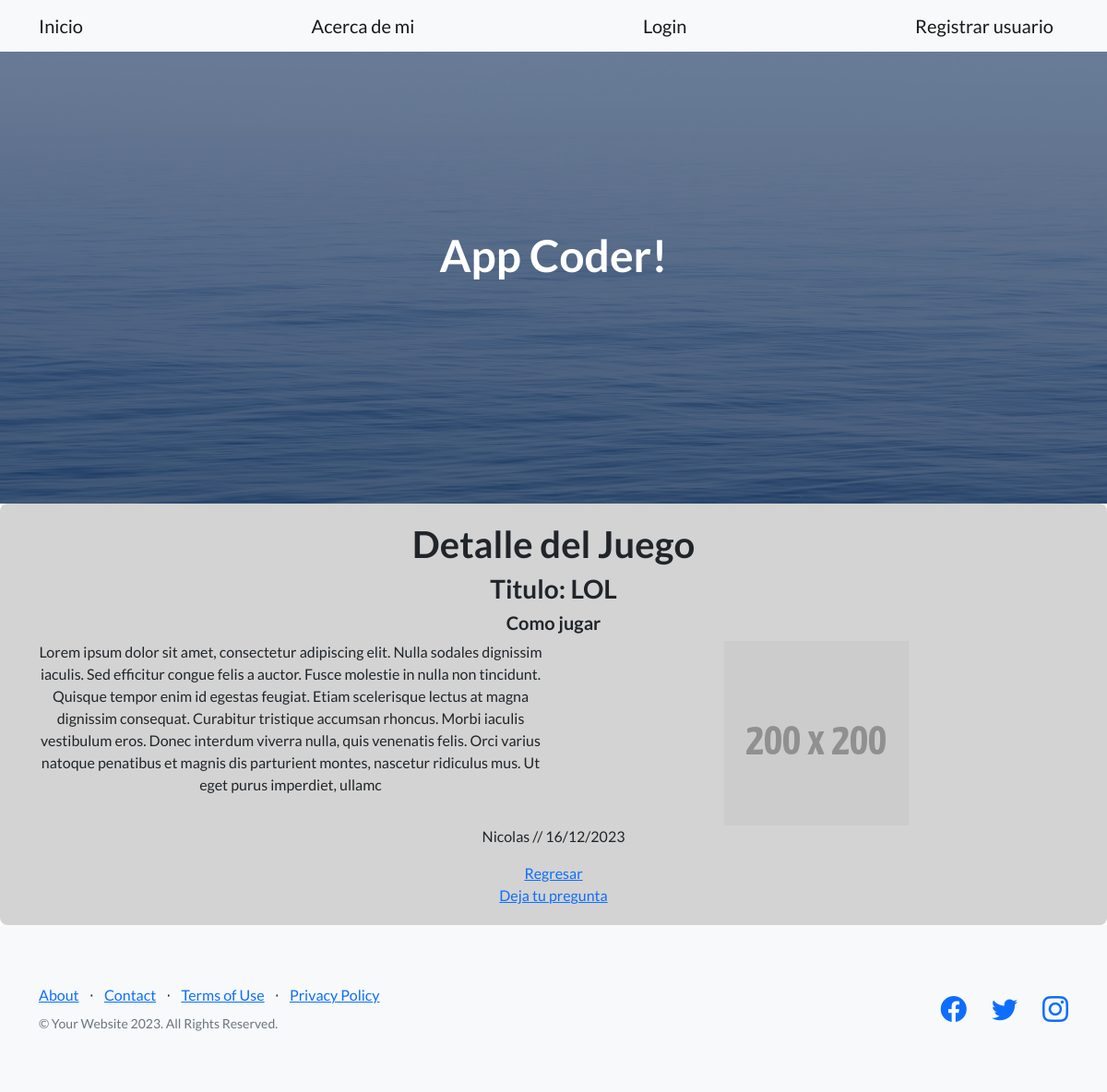
The app's page /AppCoder/juego/1 with its own data.
### AppCoder/models.py (models this page shows)
class videojuegos(models.Model):
    titulo = models.CharField(max_length=100)
    subtitulo = models.CharField(max_length=100)
    cuerpo = models.CharField(max_length=500)
    autor = models.CharField(max_length=100)
    fecha = models.CharField(max_length=100)
    imagen = models.FileField(upload_to="media/posts", null=True, blank=True)

### AppCoder/views.py (the view)
# urls.py: path("juego/<int:id>", juego, name="juego"),
def juego(request, id):
    data = {
        "videojuegos" : videojuegos.objects.get(id=id)
    }
    return render(request, "AppCoder/juego.html", data)

### AppCoder/templates/AppCoder/juego.html (shortened to what this page needs)
{% extends "AppCoder/padre.html" %}
{% block contenidoQueCambia %}
<div class="juego">
    <h1>Detalle del Juego</h1>
    <h3>Titulo: {{ videojuegos.titulo }}</h3>
    <h5>{{ videojuegos.subtitulo }}</h5>
    <div class="container">
        <div class="row elementos">
            <div class="col-6">
                <p>{{ videojuegos.cuerpo }}</p>
            </div>
            <div class="col-6">
                {% if videojuegos.imagen %}
                <img src="../../{{ videojuegos.imagen }}" alt="img"/>
                {% endif %}
            </div>
        </div>
        <p>{{ videojuegos.autor }} // {{ videojuegos.fecha }}</p>
    </div>
    <a href="{% url 'AppCoder:leer_todo' %}">Regresar</a>
    <br>
    <a href="{% url 'AppCoder:preguntar_vd' videojuegos.id%}">Deja tu pregunta</a>
</div>
{% endblock %}

### AppCoder/templates/AppCoder/juego.html (style rules this page uses)
.juego { background-color: lightgray; padding: 20px; border-radius: 8px; text-align: center; }
.elementos { display: flex; text-align: center; justify-content: center; }

### records on screen
videojuegos: titulo "LOL", subtitulo "Como jugar", cuerpo "Lorem ipsum dolor sit amet, consectetur adipiscing elit. Nulla sodales dignissim iaculis. Sed efficitur congue felis a auctor. Fusce molestie in nulla non tincidunt. Quisque tempor enim id egestas feugiat. Etiam scelerisque lectus at magna dignissim consequat. Curabitur tristique accumsan rhoncus. Morbi iaculis vestibulum eros. Donec interdum viverra nulla, quis venenatis felis. Orci varius natoque penatibus et magnis dis parturient montes, nascetur ridiculus mus. Ut eget purus imperdiet, ullamc", imagen (picture), autor "Nicolas", fecha "16/12/2023"
